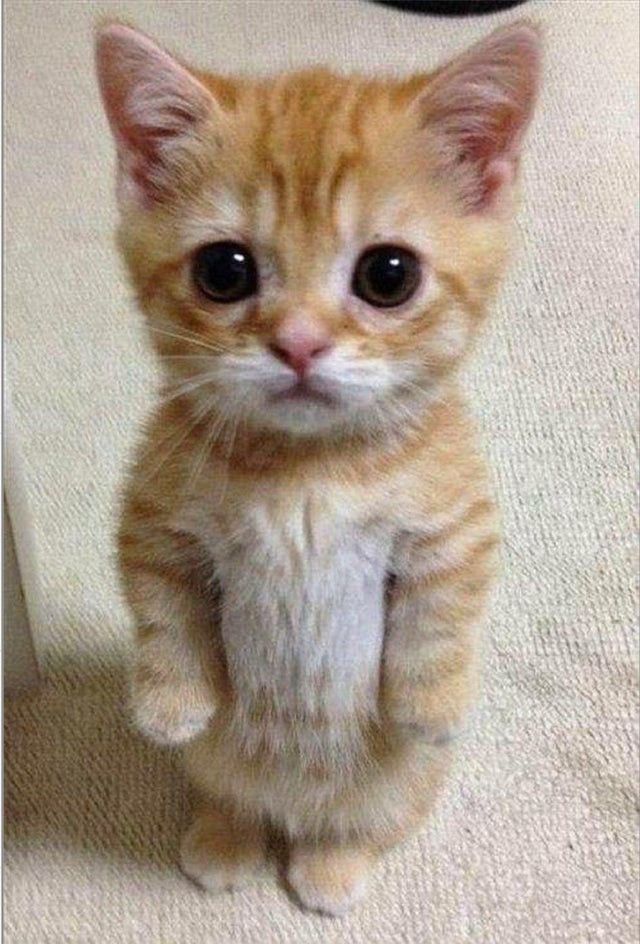
#> input picture engine/cat.jpg, 640 x 944 px
$ python filtragem_frequencia_passabaixa.py
#> lines starting #> are read from the running program, lines starting #| are printed output that depends on the picture
import cv2
import numpy as np

# =========================
# 1. Ler imagem (grayscale)
# =========================
img = cv2.imread("cat.jpg", cv2.IMREAD_GRAYSCALE)
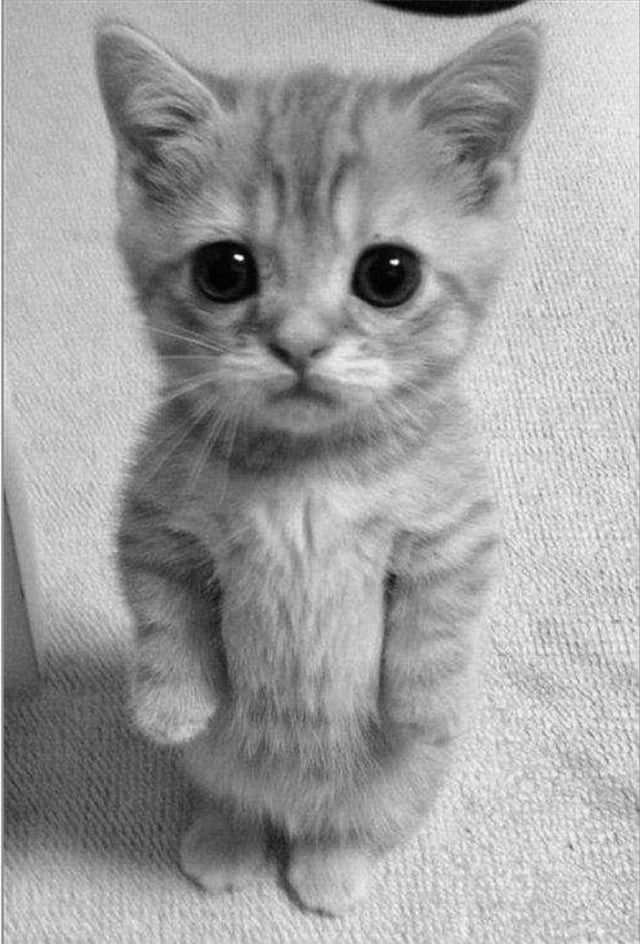
#> img: shape (944, 640); min 0, max 255, mean 160.5
img = img.astype(np.float32)

# =========================
# 2. FFT
# =========================
dft = np.fft.fft2(img)
dft_shift = np.fft.fftshift(dft)

# =========================
# 3. Criar grade de frequência
# =========================
rows, cols = img.shape
#> rows = 944; cols = 640
crow, ccol = rows // 2, cols // 2
#> crow = 472; ccol = 320

u = np.arange(rows)
#> u = 944 values from 0 to 943
v = np.arange(cols)
#> v = 640 values from 0 to 639
U, V = np.meshgrid(u, v, indexing='ij')

D = np.sqrt((U - crow)**2 + (V - ccol)**2)

# =========================
# 4. Filtros passa-baixa
# =========================

D0 = 30  # frequência de corte
n = 2    # ordem do Butterworth

# 4.1 Ideal
H_ideal = np.zeros((rows, cols))
H_ideal[D <= D0] = 1

# 4.2 Butterworth
H_butter = 1 / (1 + (D / D0)**(2 * n))

# 4.3 Gaussiano
H_gauss = np.exp(-(D**2) / (2 * (D0**2)))

# =========================
# 5. Aplicar filtros
# =========================
def apply_filter(H, name):
#> called with name = 'ideal'
    G = dft_shift * H

    # Inversa
    g_ishift = np.fft.ifftshift(G)
    img_back = np.fft.ifft2(g_ishift)
    img_back = np.abs(img_back)
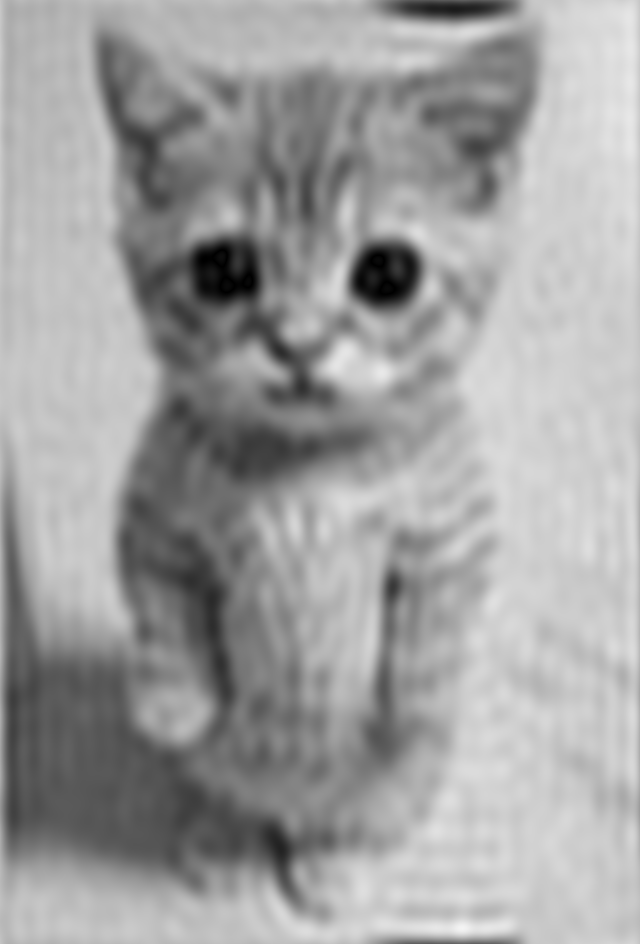
#> img_back: shape (944, 640) float64; min 0.016, max 244, mean 160.5

    # Normalizar para salvar
    img_back = cv2.normalize(img_back, None, 0, 255, cv2.NORM_MINMAX)
    img_back = img_back.astype(np.uint8)

    cv2.imwrite(f"passabaixa-{name}.png", img_back)


apply_filter(H_ideal, "ideal")
apply_filter(H_butter, "butterworth")
#> call 2 of apply_filter, with name = 'butterworth'
#> in apply_filter (call 2), `img_back = cv2.normalize(img_back, None, 0, 255, cv2.NORM_MINMAX)`:
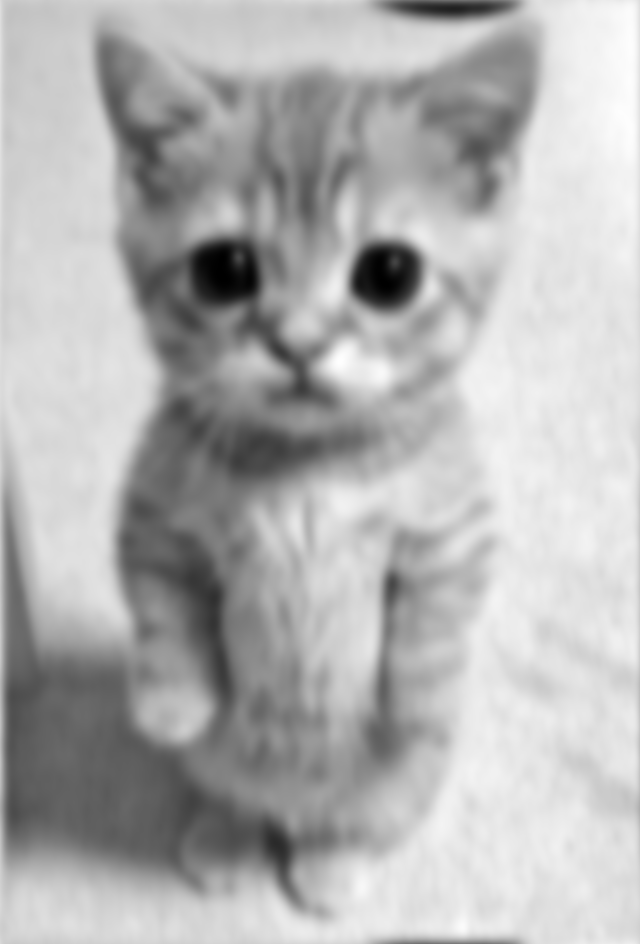
#> img_back: shape (944, 640) float64; min 2.05e-16, max 255, mean 178.6
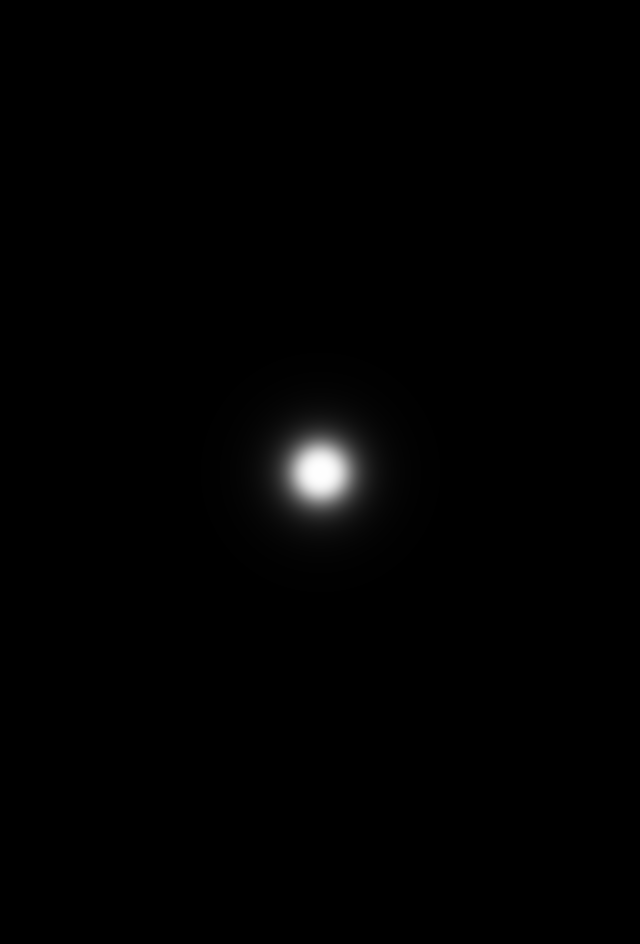
#> H_butter: shape (944, 640) float64; min 7.66e-06, max 1, mean 0.00733
apply_filter(H_gauss, "gaussian")
